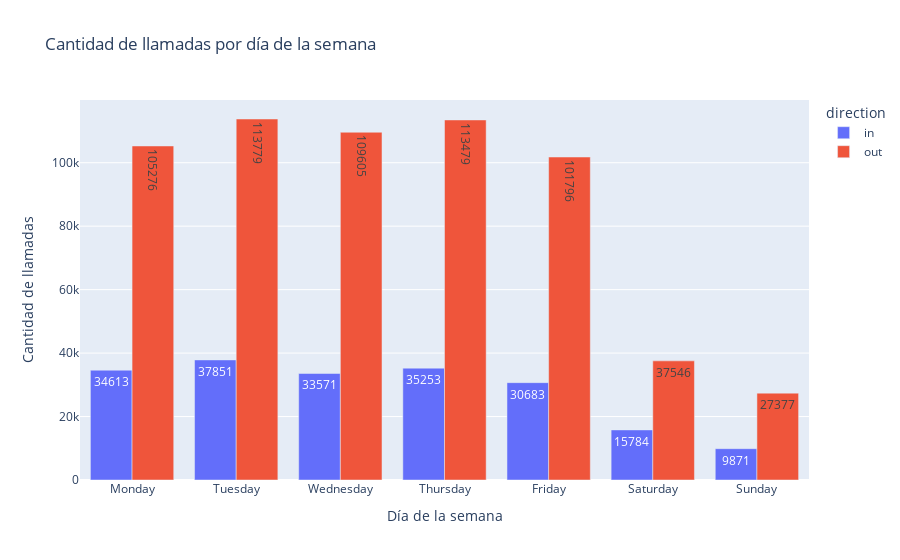

Notebook source saved alongside this figure:
### Code cell
# Como vamos a visualizar datos respecto al día de la semana, para que sea más explícito y entendible, cambiaremos los números de la semana con su respectivo nombre
day_order = ['Monday', 'Tuesday', 'Wednesday', 'Thursday', 'Friday', 'Saturday', 'Sunday']

day_of_week_in_out_calls['day_of_week'] = day_of_week_in_out_calls['day_of_week'].map({
    0: 'Monday', 1: 'Tuesday', 2: 'Wednesday', 3: 'Thursday',
    4: 'Friday', 5: 'Saturday', 6: 'Sunday'
})

# Convertimos a categórico y orenamos
day_of_week_in_out_calls['day_of_week'] = pd.Categorical(day_of_week_in_out_calls['day_of_week'], categories=day_order, ordered=True)

# Graficamos
fig = px.bar(day_of_week_in_out_calls, 
             x='day_of_week', 
             y='calls_count', 
             color='direction', 
             barmode='group',
             text='calls_count',
             title='Cantidad de llamadas por día de la semana',
             labels={'day_of_week': 'Día de la semana', 'calls_count': 'Cantidad de llamadas'},)

fig.show()

### Figure 1 — Plotly figure (JSON) as saved in the notebook; plotly's stock layout.template omitted (floating-point values rounded to 4 significant figures)
{"data": [{"alignmentgroup": "True", "hovertemplate": "direction=in<br>Día de la semana=%{x}<br>Cantidad de llamadas=%{text}<extra></extra>", "legendgroup": "in", "marker": {"color": "#636efa", "pattern": {"shape": ""}}, "name": "in", "offsetgroup": "in", "orientation": "v", "showlegend": true, "text": [34613, 37851, 33571, 35253, 30683, 15784, 9871], "textposition": "auto", "type": "bar", "x": ["Monday", "Tuesday", "Wednesday", "Thursday", "Friday", "Saturday", "Sunday"], "xaxis": "x", "y": [34613, 37851, 33571, 35253, 30683, 15784, 9871], "yaxis": "y"}, {"alignmentgroup": "True", "hovertemplate": "direction=out<br>Día de la semana=%{x}<br>Cantidad de llamadas=%{text}<extra></extra>", "legendgroup": "out", "marker": {"color": "#EF553B", "pattern": {"shape": ""}}, "name": "out", "offsetgroup": "out", "orientation": "v", "showlegend": true, "text": [105276, 113779, 109605, 113479, 101796, 37546, 27377], "textposition": "auto", "type": "bar", "x": ["Monday", "Tuesday", "Wednesday", "Thursday", "Friday", "Saturday", "Sunday"], "xaxis": "x", "y": [105276, 113779, 109605, 113479, 101796, 37546, 27377], "yaxis": "y"}], "layout": {"barmode": "group", "legend": {"title": {"text": "direction"}, "tracegroupgap": 0}, "title": {"text": "Cantidad de llamadas por día de la semana"}, "xaxis": {"anchor": "y", "domain": [0, 1], "title": {"text": "Día de la semana"}}, "yaxis": {"anchor": "x", "domain": [0, 1], "title": {"text": "Cantidad de llamadas"}}}}
